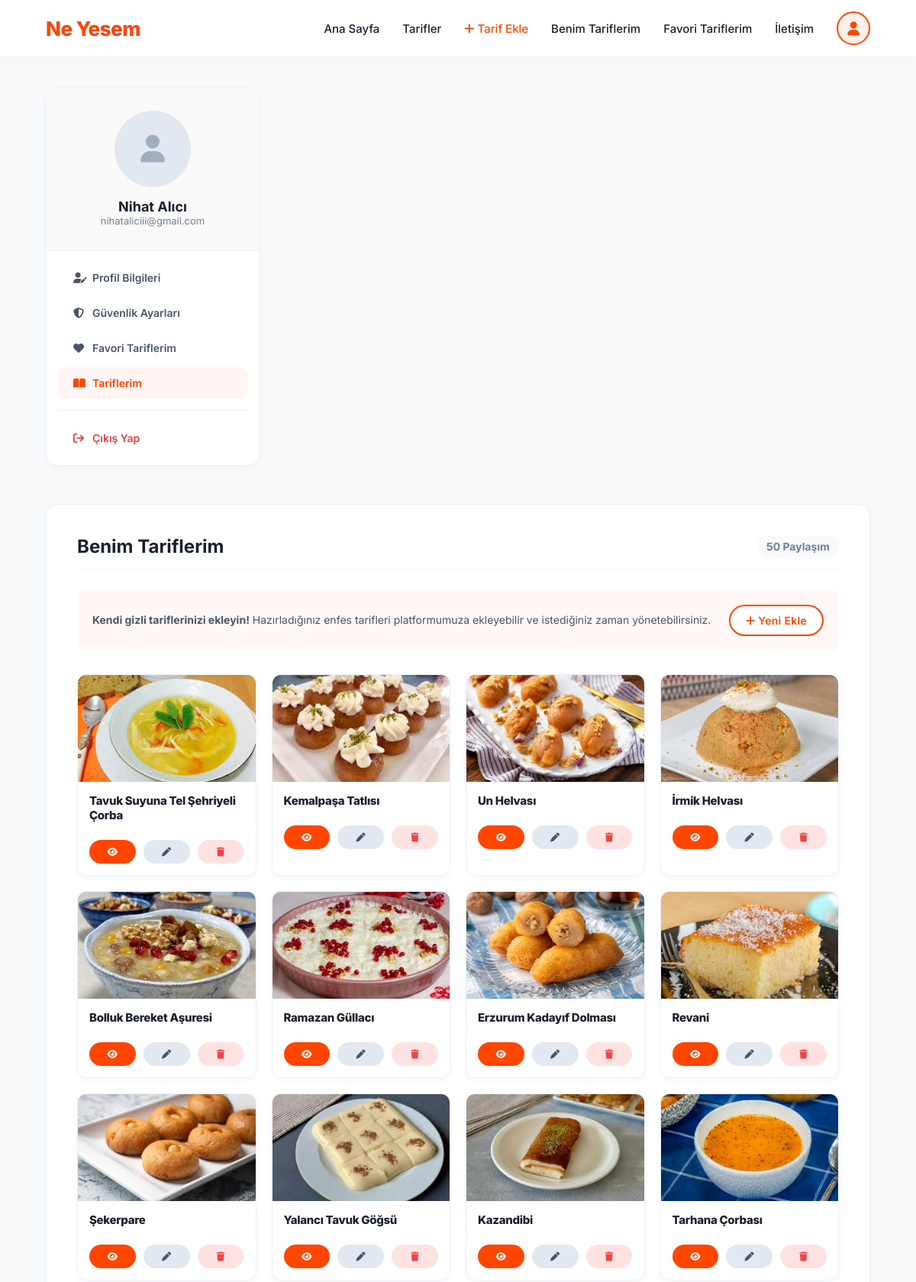
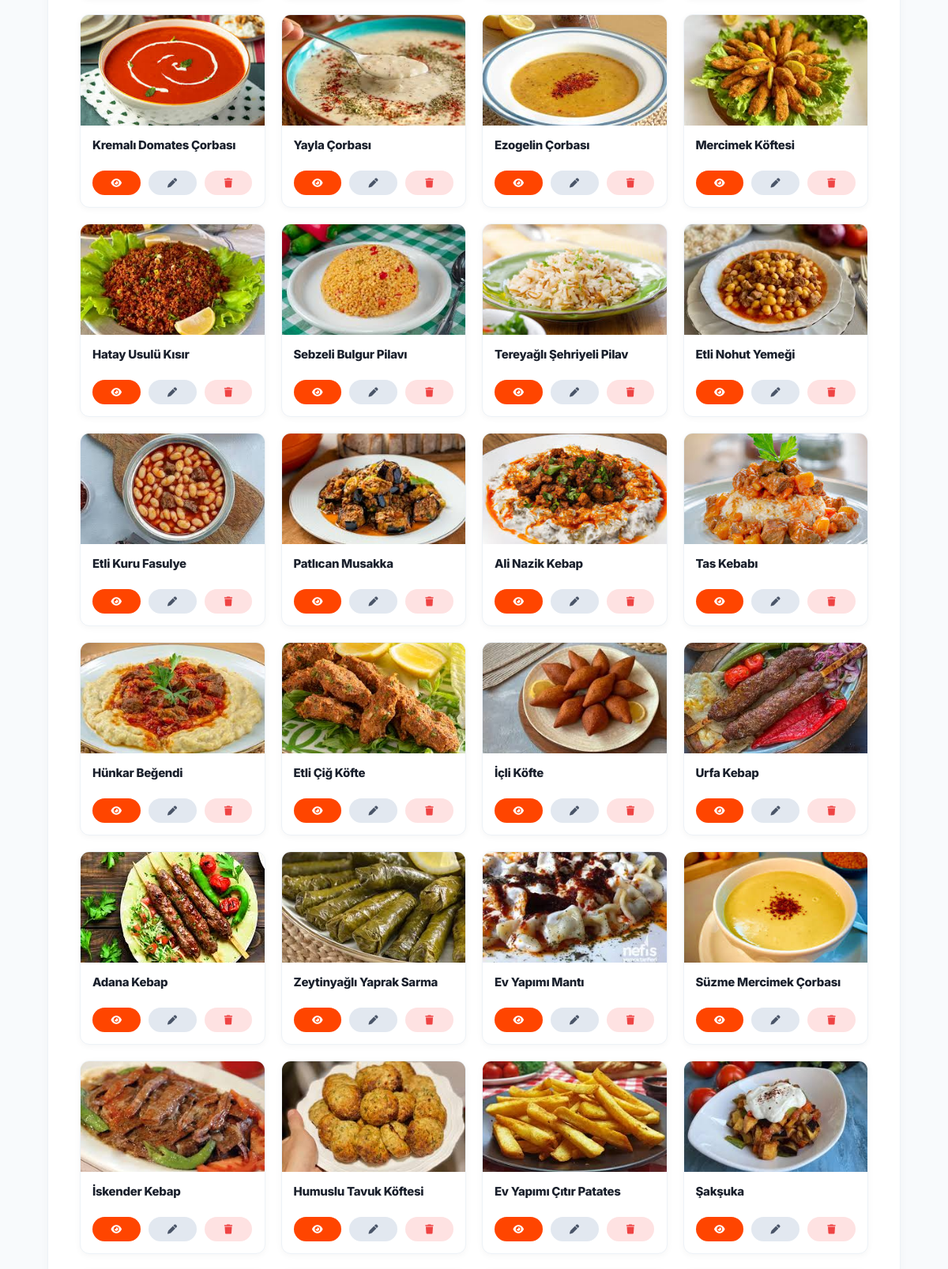
Page /account/tariflerim/ (signed in, upper part) on the committed database (2 pictures, top to bottom).
### apps/recipes/models.py (models this page shows, shortened)
class Recipe(models.Model):
    class Difficulty(models.TextChoices):
        EASY   = 'Kolay', 'Kolay'
        MEDIUM = 'Orta',  'Orta'
        HARD   = 'Zor',   'Zor'
    title = models.CharField(max_length=200, verbose_name="Tarif Adı")
    prep_time = models.CharField(max_length=50, verbose_name="Hazırlanma Süresi")
    difficulty = models.CharField(
        max_length=10,
        choices=Difficulty.choices,
        verbose_name="Zorluk Derecesi",
    )
    description = models.TextField(verbose_name="Kısa Açıklama")
    ingredient_list = models.ManyToManyField(
        Ingredient,
        through='RecipeIngredient',
        related_name='recipes',
        blank=True,
        verbose_name="Malzemeler",
    )
    instructions = models.TextField(
        verbose_name="Hazırlanışı",
        help_text="Adımları sırasıyla alt alta yazın.",
        blank=True,
        null=True,
    )
    servings = models.CharField(max_length=50, verbose_name="Kaç Kişilik", blank=True, null=True)
    image = models.ImageField(
        upload_to='recipes/',
        blank=True,
        null=True,
        verbose_name="Kapak Fotoğrafı",
    )
    image_url = models.URLField(blank=True, null=True, verbose_name="Resim URL")
    author = models.ForeignKey(
        User,
        related_name='recipes',
        on_delete=models.CASCADE,
        verbose_name="Yazar",
        null=True,
        blank=True,
    )
    created_at = models.DateTimeField(auto_now_add=True)
    class Meta:
        verbose_name = "Tarif"
        verbose_name_plural = "Tarifler"
        ordering = ['-created_at']
        indexes = [
            models.Index(fields=['author', '-created_at']),
        ]

### apps/users/views.py (the view)
# urls.py: path('account/tariflerim/', views.AccountMyRecipesView.as_view(), name='account_my_recipes'),
class AccountMyRecipesView(LoginRequiredMixin, ListView):
    model = Recipe
    template_name = 'users/account/my_recipes.html'
    context_object_name = 'my_recipes'
    login_url = 'users:login'
    def get_queryset(self):
        return Recipe.objects.filter(author=self.request.user).order_by('-created_at')
    def get_context_data(self, **kwargs):
        context = super().get_context_data(**kwargs)
        context['active_tab'] = 'my_recipes'
        return context

### apps/users/templates/users/account/my_recipes.html (shortened to what this page needs)
{% extends "account_base.html" %}
{% load static %}
{% block account_content %}
<div style="display: flex; justify-content: space-between; align-items: center; border-bottom: 2px solid #f8fafc; padding-bottom: 15px; margin-bottom: 25px;">
    <h2 style="font-size: 24px; font-weight: 700; color: var(--text-main); margin: 0;">Benim Tariflerim</h2>
    <span style="background:#f8fafc; color:#718096; font-weight:700; padding:6px 12px; border-radius:50px; font-size:14px;">{{ my_recipes|length }} Paylaşım</span>
</div>
<div style="display: flex; justify-content: space-between; align-items: center; margin-bottom: 30px; background: #fff8f6; padding: 20px; border-radius: 12px;">
    <p style="color: #4a5568; font-size: 14px; margin: 0; line-height: 1.6;"><strong>Kendi gizli tariflerinizi ekleyin!</strong> Hazırladığınız enfes tarifleri platformumuza ekleyebilir ve istediğiniz zaman yönetebilirsiniz.</p>
    <a href="{% url 'recipes:create' %}" class="btn" style="background: white; color: var(--primary); border: 2px solid var(--primary); box-shadow: none; padding: 10px 20px; flex-shrink: 0; margin-left: 20px; text-decoration: none;"><i class="fa-solid fa-plus"></i> Yeni Ekle</a>
</div>
{% if my_recipes %}
<div class="card-container" style="grid-template-columns: repeat(auto-fill, minmax(220px, 1fr)); margin-top: 0; gap: 20px;">
    {% for recipe in my_recipes %}
    <div class="card" onclick="window.location.href='{% url 'recipes:detail' recipe.id %}'" role="link" tabindex="0" style="padding: 0; border: 1px solid #edf2f7; border-radius: 12px; overflow: hidden; box-shadow: 0 2px 8px rgba(0,0,0,0.04);">
        {% if recipe.image %}
        <img src="{{ recipe.image.url }}" alt="{{ recipe.title }}" class="card-img" style="height: 140px; width: 100%; object-fit: cover;">
        {% else %}
        <img src="https://images.unsplash.com/photo-1495521821757-a1efb6729352?auto=format&fit=crop&w=800&q=80" alt="Tarif Görseli Yok" class="card-img" style="height: 140px; width: 100%; object-fit: cover;">
        {% endif %}
        <div class="card-content" style="padding: 15px;">
            <h3 style="font-size: 15px; margin-bottom: 8px;">{{ recipe.title }}</h3>
            <div style="display: flex; gap: 10px; margin-top: 15px;">
                <span class="btn" style="flex: 1; padding: 8px; font-size: 12px; background: var(--primary); color: white; box-shadow: none; text-align: center;" title="Görüntüle"><i class="fa-solid fa-eye"></i></span>
                <a href="{% url 'recipes:update' recipe.id %}" onclick="event.stopPropagation();" class="btn" style="flex: 1; padding: 8px; font-size: 12px; background: #e2e8f0; color: #4a5568; box-shadow: none; text-decoration: none; text-align: center;" title="Düzenle"><i class="fa-solid fa-pen"></i></a>
                <a href="{% url 'recipes:delete' recipe.id %}" onclick="event.stopPropagation();" class="btn" style="flex: 1; padding: 8px; font-size: 12px; background: #fee2e2; color: #ef4444; box-shadow: none; text-decoration: none; text-align: center;" title="Sil"><i class="fa-solid fa-trash"></i></a>
            </div>
        </div>
    </div>
    {% endfor %}
</div>
{% endif %}
{% endblock %}

### templates/account_base.html (shortened to what this page needs)
{% extends "base.html" %}
{% block content %}
<div style="display: flex; gap: 30px; align-items: flex-start; flex-wrap: wrap;">
    <div style="width: 280px; flex-shrink: 0; background: white; border-radius: 16px; box-shadow: var(--shadow-sm); overflow: hidden; border: 1px solid #edf2f7; margin-bottom: 20px;">
        <div style="padding: 30px 20px; text-align: center; border-bottom: 1px solid #edf2f7; background: #fafafa;">
            {% if user.profile.avatar and user.profile.avatar.url != '/media/default_avatar.png' %}
            <img src="{{ user.profile.avatar.url }}" alt="Avatar" style="width: 100px; height: 100px; border-radius: 50%; object-fit: cover; border: 4px solid white; box-shadow: var(--shadow-md); margin-bottom: 15px;">
            {% else %}
            <div style="width: 100px; height: 100px; border-radius: 50%; background: #e2e8f0; display: flex; align-items: center; justify-content: center; margin: 0 auto 15px auto; color: #a0aec0; font-size: 36px;">
                <i class="fa-solid fa-user"></i>
            </div>
            {% endif %}
            <h3 style="font-size: 18px; color: var(--text-main); font-weight: 700;">{{ user.first_name }} {{ user.last_name }}</h3>
            <p style="font-size: 13px; color: var(--text-muted); word-break: break-all;">{{ user.email }}</p>
        </div>
        <div style="padding: 15px;">
            <a href="{% url 'users:account_profile' %}" style="display: flex; align-items: center; padding: 12px 20px; text-decoration: none; border-radius: 10px; margin-bottom: 5px; font-size: 14px; font-weight: 600; transition: 0.3s; color: {% if active_tab == 'profile' %}var(--primary){% else %}#4a5568{% endif %}; background: {% if active_tab == 'profile' %}rgba(255, 69, 0, 0.05){% else %}transparent{% endif %};">
                <i class="fa-solid fa-user-pen" style="width: 25px;"></i> Profil Bilgileri
            </a>
            <a href="{% url 'users:account_security' %}" style="display: flex; align-items: center; padding: 12px 20px; text-decoration: none; border-radius: 10px; margin-bottom: 5px; font-size: 14px; font-weight: 600; transition: 0.3s; color: {% if active_tab == 'security' %}var(--primary){% else %}#4a5568{% endif %}; background: {% if active_tab == 'security' %}rgba(255, 69, 0, 0.05){% else %}transparent{% endif %};">
                <i class="fa-solid fa-shield-halved" style="width: 25px;"></i> Güvenlik Ayarları
            </a>
            <a href="{% url 'users:account_favorites' %}" style="display: flex; align-items: center; padding: 12px 20px; text-decoration: none; border-radius: 10px; margin-bottom: 5px; font-size: 14px; font-weight: 600; transition: 0.3s; color: {% if active_tab == 'favorites' %}var(--primary){% else %}#4a5568{% endif %}; background: {% if active_tab == 'favorites' %}rgba(255, 69, 0, 0.05){% else %}transparent{% endif %};">
                <i class="fa-solid fa-heart" style="width: 25px;"></i> Favori Tariflerim
            </a>
            <a href="{% url 'users:account_my_recipes' %}" style="display: flex; align-items: center; padding: 12px 20px; text-decoration: none; border-radius: 10px; margin-bottom: 5px; font-size: 14px; font-weight: 600; transition: 0.3s; color: {% if active_tab == 'my_recipes' %}var(--primary){% else %}#4a5568{% endif %}; background: {% if active_tab == 'my_recipes' %}rgba(255, 69, 0, 0.05){% else %}transparent{% endif %};">
                <i class="fa-solid fa-book-open" style="width: 25px;"></i> Tariflerim
            </a>
            <hr style="border: 0; border-top: 1px solid #edf2f7; margin: 15px 0;">
            <a href="{% url 'users:logout' %}" style="display: flex; align-items: center; padding: 12px 20px; text-decoration: none; border-radius: 10px; color: #e53e3e; font-size: 14px; font-weight: 600; transition: 0.3s;">
                <i class="fa-solid fa-arrow-right-from-bracket" style="width: 25px;"></i> Çıkış Yap
            </a>
        </div>
    </div>
    <div style="flex-grow: 1; min-width: 300px; background: white; border-radius: 16px; box-shadow: var(--shadow-sm); padding: 40px; border: 1px solid #edf2f7;">
        {% block account_content %}
        {% endblock %}
    </div>
</div>
{% endblock %}

### templates/base.html (style rules this page uses)
:root { --primary: #FF4500; --primary-hover: #E63E00; --bg-color: #F8FAFC; --text-main: #1a202c; --text-muted: #718096; --shadow-sm: 0 4px 12px rgba(0,0,0,0.03); --shadow-md: 0 8px 24px rgba(0,0,0,0.06); --shadow-lg: 0 16px 32px rgba(0,0,0,0.1); }
* { margin: 0; padding: 0; box-sizing: border-box; font-family: 'Inter', sans-serif; }
body { background-color: var(--bg-color); color: var(--text-main); -webkit-font-smoothing: antialiased; }
.btn { padding: 12px 28px; background-color: var(--primary); color: white; font-weight: 600; border: none; border-radius: 50px; cursor: pointer; transition: all 0.3s cubic-bezier(0.25, 1, 0.5, 1); box-shadow: 0 4px 12px rgba(255, 69, 0, 0.3); font-size: 14px; letter-spacing: 0.3px; text-decoration: none; display: inline-block; text-align: center; }
.card-container { display: grid; grid-template-columns: repeat(auto-fill, minmax(280px, 1fr)); gap: 25px; margin-top: 30px; }
.card { background-color: white; border-radius: 16px; box-shadow: var(--shadow-md); transition: all 0.3s cubic-bezier(0.25, 0.8, 0.25, 1); border: 1px solid rgba(0,0,0,0.02); position: relative; overflow: hidden; display: flex; flex-direction: column; cursor: pointer; text-decoration: none; color: inherit; }
.card-img { width: 100%; height: 220px; object-fit: cover; transition: transform 0.6s cubic-bezier(0.25, 1, 0.5, 1); }
.card-content { padding: 24px; display: flex; flex-direction: column; flex-grow: 1; }
.card::before { content: ''; position: absolute; top: 0; left: 0; width: 100%; height: 4px; background: var(--primary); opacity: 0; transition: 0.3s; }
.card h3 { margin-bottom: 15px; color: var(--text-main); font-size: 20px; font-weight: 800; letter-spacing: -0.3px; }

### rows in the picture
Recipe: image (picture), title "Tavuk Suyuna Tel Şehriyeli Çorba"
Recipe: image (picture), title "Kemalpaşa Tatlısı"
Recipe: image (picture), title "Un Helvası"
Recipe: image (picture), title "İrmik Helvası"
Recipe: image (picture), title "Bolluk Bereket Aşuresi"
Recipe: image (picture), title "Ramazan Güllacı"
Recipe: image (picture), title "Erzurum Kadayıf Dolması"
Recipe: image (picture), title "Revani"
Recipe: image (picture), title "Şekerpare"
Recipe: image (picture), title "Yalancı Tavuk Göğsü"
Recipe: image (picture), title "Kazandibi"
Recipe: image (picture), title "Tarhana Çorbası"
Recipe: image (picture), title "Kremalı Domates Çorbası"
Recipe: image (picture), title "Yayla Çorbası"
Recipe: image (picture), title "Ezogelin Çorbası"
Recipe: image (picture), title "Mercimek Köftesi"
Recipe: image (picture), title "Hatay Usulü Kısır"
Recipe: image (picture), title "Sebzeli Bulgur Pilavı"
Recipe: image (picture), title "Tereyağlı Şehriyeli Pilav"
Recipe: image (picture), title "Etli Nohut Yemeği"
Recipe: image (picture), title "Etli Kuru Fasulye"
Recipe: image (picture), title "Patlıcan Musakka"
Recipe: image (picture), title "Ali Nazik Kebap"
Recipe: image (picture), title "Tas Kebabı"
Recipe: image (picture), title "Hünkar Beğendi"
Recipe: image (picture), title "Etli Çiğ Köfte"
Recipe: image (picture), title "İçli Köfte"
Recipe: image (picture), title "Urfa Kebap"
Recipe: image (picture), title "Adana Kebap"
Recipe: image (picture), title "Zeytinyağlı Yaprak Sarma"
Recipe: image (picture), title "Ev Yapımı Mantı"
Recipe: image (picture), title "Süzme Mercimek Çorbası"
Recipe: image (picture), title "İskender Kebap"
Recipe: image (picture), title "Humuslu Tavuk Köftesi"
Recipe: image (picture), title "Ev Yapımı Çıtır Patates"
Recipe: image (picture), title "Şakşuka"

### other values in the picture
{{ user.first_name }} "Nihat"
{{ user.last_name }} "Alıcı"
{{ user.email }} "nihataliciii@gmail.com"
{{ my_recipes|length }} "50"
